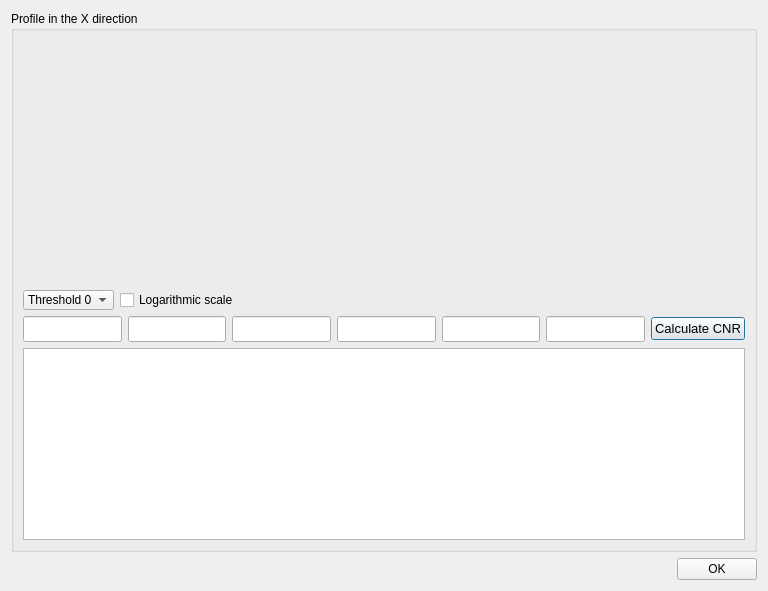
<?xml version="1.0" encoding="UTF-8"?>
<ui version="4.0">
 <class>ProfileDialog</class>
 <widget class="QDialog" name="ProfileDialog">
  <property name="geometry">
   <rect>
    <x>0</x>
    <y>0</y>
    <width>768</width>
    <height>591</height>
   </rect>
  </property>
  <property name="windowTitle">
   <string>Profile</string>
  </property>
  <layout class="QVBoxLayout" name="verticalLayout_3">
   <item>
    <layout class="QHBoxLayout" name="horizontalLayout">
     <item>
      <widget class="QGroupBox" name="groupBox">
       <property name="title">
        <string>Profile in the X direction</string>
       </property>
       <layout class="QVBoxLayout" name="verticalLayout_2">
        <item>
         <layout class="QVBoxLayout" name="verticalLayout">
          <item>
           <widget class="QCustomPlot" name="profilePlot" native="true">
            <property name="sizePolicy">
             <sizepolicy hsizetype="Expanding" vsizetype="Expanding">
              <horstretch>0</horstretch>
              <verstretch>0</verstretch>
             </sizepolicy>
            </property>
            <property name="minimumSize">
             <size>
              <width>501</width>
              <height>236</height>
             </size>
            </property>
           </widget>
          </item>
          <item>
           <layout class="QHBoxLayout" name="horizontalLayout_3">
            <item>
             <widget class="QComboBox" name="comboBox">
              <property name="minimumSize">
               <size>
                <width>91</width>
                <height>20</height>
               </size>
              </property>
              <property name="maximumSize">
               <size>
                <width>91</width>
                <height>20</height>
               </size>
              </property>
              <item>
               <property name="text">
                <string>Threshold 0</string>
               </property>
              </item>
              <item>
               <property name="text">
                <string>Threshold 2</string>
               </property>
              </item>
              <item>
               <property name="text">
                <string>Threshold 4</string>
               </property>
              </item>
              <item>
               <property name="text">
                <string>Threshold 6</string>
               </property>
              </item>
             </widget>
            </item>
            <item>
             <widget class="QCheckBox" name="checkBox">
              <property name="text">
               <string>Logarithmic scale</string>
              </property>
             </widget>
            </item>
            <item>
             <spacer name="horizontalSpacer_2">
              <property name="orientation">
               <enum>Qt::Horizontal</enum>
              </property>
              <property name="sizeHint" stdset="0">
               <size>
                <width>40</width>
                <height>20</height>
               </size>
              </property>
             </spacer>
            </item>
           </layout>
          </item>
          <item>
           <layout class="QHBoxLayout" name="horizontalLayout_2">
            <item>
             <widget class="QLineEdit" name="lineEdit">
              <property name="font">
               <font>
                <pointsize>11</pointsize>
               </font>
              </property>
             </widget>
            </item>
            <item>
             <widget class="QLineEdit" name="lineEdit_2">
              <property name="font">
               <font>
                <pointsize>11</pointsize>
               </font>
              </property>
             </widget>
            </item>
            <item>
             <widget class="QLineEdit" name="lineEdit_3">
              <property name="font">
               <font>
                <pointsize>11</pointsize>
               </font>
              </property>
             </widget>
            </item>
            <item>
             <widget class="QLineEdit" name="lineEdit_4">
              <property name="font">
               <font>
                <pointsize>11</pointsize>
               </font>
              </property>
             </widget>
            </item>
            <item>
             <widget class="QLineEdit" name="lineEdit_5">
              <property name="font">
               <font>
                <pointsize>11</pointsize>
               </font>
              </property>
             </widget>
            </item>
            <item>
             <widget class="QLineEdit" name="lineEdit_6">
              <property name="font">
               <font>
                <pointsize>11</pointsize>
               </font>
              </property>
             </widget>
            </item>
            <item>
             <widget class="QPushButton" name="pushButton">
              <property name="font">
               <font>
                <pointsize>10</pointsize>
               </font>
              </property>
              <property name="text">
               <string>Calculate CNR</string>
              </property>
              <property name="default">
               <bool>true</bool>
              </property>
             </widget>
            </item>
            <item>
             <spacer name="horizontalSpacer">
              <property name="orientation">
               <enum>Qt::Horizontal</enum>
              </property>
              <property name="sizeHint" stdset="0">
               <size>
                <width>40</width>
                <height>20</height>
               </size>
              </property>
             </spacer>
            </item>
           </layout>
          </item>
          <item>
           <widget class="QTextBrowser" name="textBrowser">
            <property name="sizePolicy">
             <sizepolicy hsizetype="Expanding" vsizetype="Preferred">
              <horstretch>0</horstretch>
              <verstretch>0</verstretch>
             </sizepolicy>
            </property>
           </widget>
          </item>
         </layout>
        </item>
       </layout>
       <zorder></zorder>
      </widget>
     </item>
    </layout>
   </item>
   <item>
    <widget class="QDialogButtonBox" name="buttonBox">
     <property name="orientation">
      <enum>Qt::Horizontal</enum>
     </property>
     <property name="standardButtons">
      <set>QDialogButtonBox::Ok</set>
     </property>
    </widget>
   </item>
  </layout>
 </widget>
 <customwidgets>
  <customwidget>
   <class>QCustomPlot</class>
   <extends>QWidget</extends>
   <header>qcustomplot.h</header>
   <container>1</container>
  </customwidget>
 </customwidgets>
 <resources/>
 <connections>
  <connection>
   <sender>buttonBox</sender>
   <signal>accepted()</signal>
   <receiver>ProfileDialog</receiver>
   <slot>accept()</slot>
   <hints>
    <hint type="sourcelabel">
     <x>248</x>
     <y>254</y>
    </hint>
    <hint type="destinationlabel">
     <x>157</x>
     <y>274</y>
    </hint>
   </hints>
  </connection>
  <connection>
   <sender>buttonBox</sender>
   <signal>rejected()</signal>
   <receiver>ProfileDialog</receiver>
   <slot>reject()</slot>
   <hints>
    <hint type="sourcelabel">
     <x>316</x>
     <y>260</y>
    </hint>
    <hint type="destinationlabel">
     <x>286</x>
     <y>274</y>
    </hint>
   </hints>
  </connection>
 </connections>
</ui>
